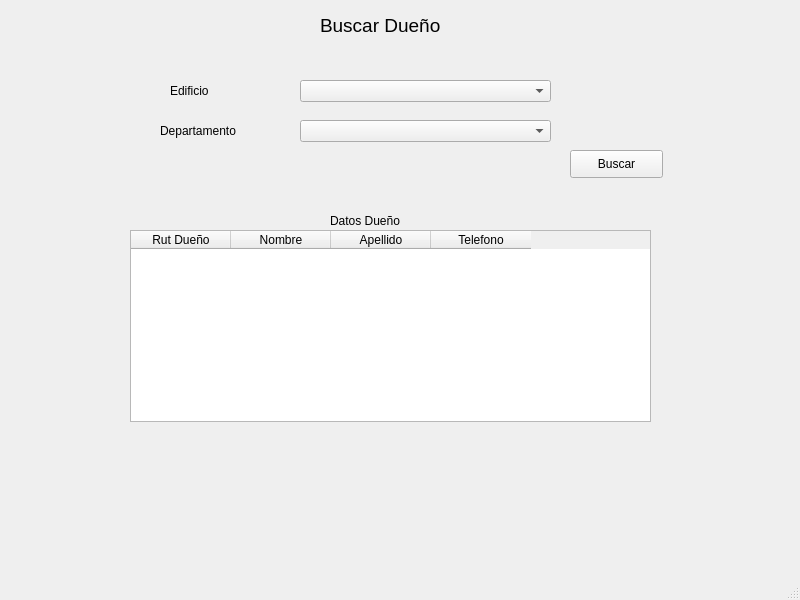
<?xml version="1.0" encoding="UTF-8"?>
<ui version="4.0">
 <class>MainBuscarDueno</class>
 <widget class="QMainWindow" name="MainBuscarDueno">
  <property name="geometry">
   <rect>
    <x>0</x>
    <y>0</y>
    <width>800</width>
    <height>600</height>
   </rect>
  </property>
  <property name="windowTitle">
   <string>MainWindow</string>
  </property>
  <widget class="QWidget" name="centralwidget">
   <widget class="QComboBox" name="cboDepartamento">
    <property name="geometry">
     <rect>
      <x>300</x>
      <y>120</y>
      <width>251</width>
      <height>22</height>
     </rect>
    </property>
   </widget>
   <widget class="QLabel" name="label">
    <property name="geometry">
     <rect>
      <x>320</x>
      <y>10</y>
      <width>161</width>
      <height>31</height>
     </rect>
    </property>
    <property name="font">
     <font>
      <pointsize>14</pointsize>
     </font>
    </property>
    <property name="text">
     <string>Buscar Dueño</string>
    </property>
   </widget>
   <widget class="QLabel" name="label_2">
    <property name="geometry">
     <rect>
      <x>170</x>
      <y>80</y>
      <width>101</width>
      <height>21</height>
     </rect>
    </property>
    <property name="font">
     <font>
      <pointsize>9</pointsize>
     </font>
    </property>
    <property name="text">
     <string>Edificio</string>
    </property>
   </widget>
   <widget class="QComboBox" name="cboEdficio">
    <property name="geometry">
     <rect>
      <x>300</x>
      <y>80</y>
      <width>251</width>
      <height>22</height>
     </rect>
    </property>
   </widget>
   <widget class="QLabel" name="label_4">
    <property name="geometry">
     <rect>
      <x>330</x>
      <y>210</y>
      <width>101</width>
      <height>21</height>
     </rect>
    </property>
    <property name="font">
     <font>
      <pointsize>9</pointsize>
     </font>
    </property>
    <property name="text">
     <string>Datos Dueño</string>
    </property>
   </widget>
   <widget class="QLabel" name="label_3">
    <property name="geometry">
     <rect>
      <x>160</x>
      <y>120</y>
      <width>101</width>
      <height>21</height>
     </rect>
    </property>
    <property name="font">
     <font>
      <pointsize>9</pointsize>
     </font>
    </property>
    <property name="text">
     <string>Departamento</string>
    </property>
   </widget>
   <widget class="QTableWidget" name="tableDueno">
    <property name="geometry">
     <rect>
      <x>130</x>
      <y>230</y>
      <width>521</width>
      <height>192</height>
     </rect>
    </property>
    <column>
     <property name="text">
      <string>Rut Dueño</string>
     </property>
    </column>
    <column>
     <property name="text">
      <string>Nombre</string>
     </property>
    </column>
    <column>
     <property name="text">
      <string>Apellido</string>
     </property>
    </column>
    <column>
     <property name="text">
      <string>Telefono</string>
     </property>
    </column>
   </widget>
   <widget class="QPushButton" name="btnBuscar">
    <property name="geometry">
     <rect>
      <x>570</x>
      <y>150</y>
      <width>93</width>
      <height>28</height>
     </rect>
    </property>
    <property name="text">
     <string>Buscar</string>
    </property>
   </widget>
  </widget>
  <widget class="QMenuBar" name="menubar">
   <property name="geometry">
    <rect>
     <x>0</x>
     <y>0</y>
     <width>800</width>
     <height>26</height>
    </rect>
   </property>
  </widget>
  <widget class="QStatusBar" name="statusbar"/>
 </widget>
 <resources/>
 <connections/>
</ui>
